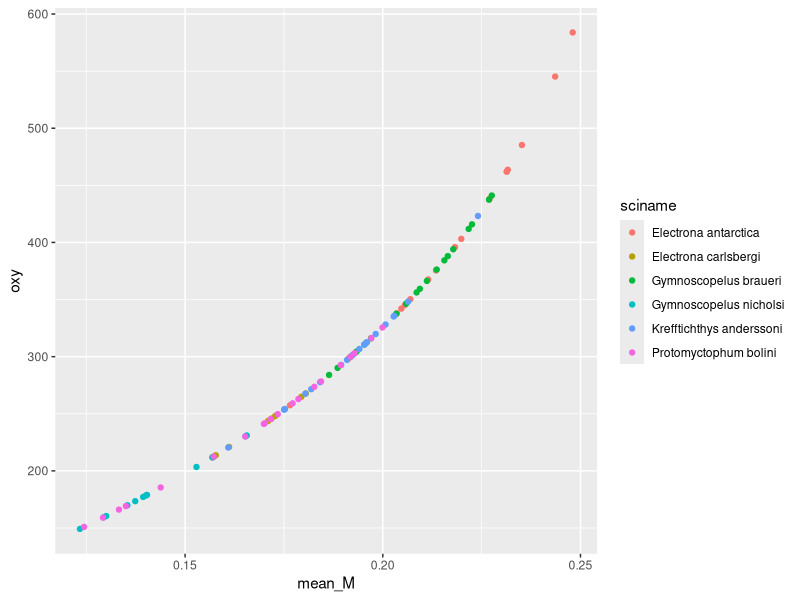
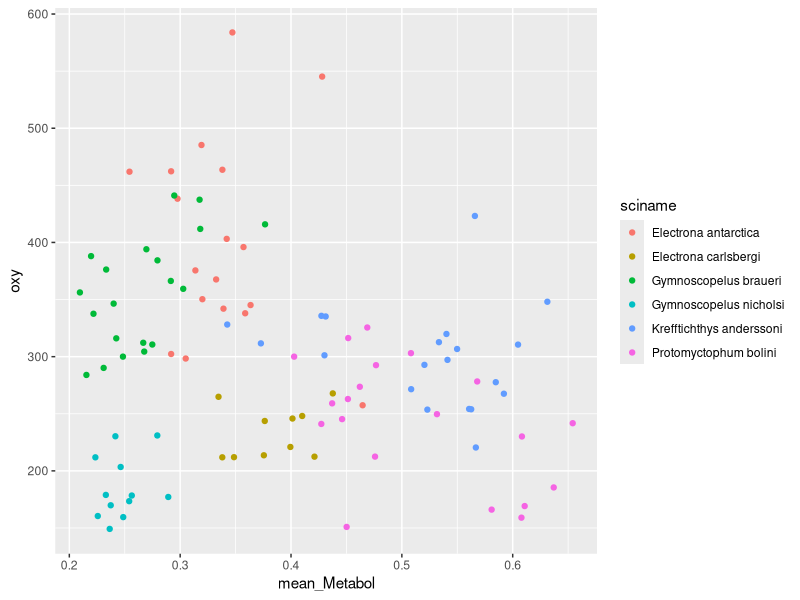

These charts were generated, in order, by the following R code: (Note: this script raises an error after producing the figures.)
#### M Conversion ####

library(tidyverse)

# Read in file

myct <- read.csv("Data/Myctophids_M_Temp_Bel.csv")

# Select M values

M_oto <- select(myct, sciname, Weight.x, mean_M, mean_Metabol)

# Convert

C <- 27.46 # Upper bound
k <- 0.004 # Decay constant
M_oto$a <- M_oto$mean_M*100/C
M_oto$oxy <- -(log(1-M_oto$a)/k)

# Function

mg_kg <- function(C_resp){
  C <- 27.46 # Upper bound
  k <- 0.004 # Decay constant
  a <- C_resp/C
  mg_kg <- -(log(1-a)/k)
  print(mg_kg)
}

mg_kg(14.42)

# Basic stats

M_oto <- na.omit(M_oto)
min(M_oto$oxy)
max(M_oto$oxy)
mean(M_oto$oxy)
sd(M_oto$oxy)

# Plot

ggplot(M_oto, aes(x = mean_M, y = oxy, colour = sciname)) +
  geom_point()

ggplot(M_oto, aes(x = mean_Metabol, y = oxy, colour = sciname)) +
  geom_point()

# Conversion

0.39 # mean calculated from Belcher ul/mg
b <- 0.39 * 1e+6 # ul/kg
b * 0.001309 # mg/kg

ul_mg <- function(ul){
  b <- ul * 1e6
  mg <- b * 0.001368
  print(mg)
}

ul_mg(1.41)/12

ul_mg(min(M_oto$mean_Metabol))
ul_mg(max(M_oto$mean_Metabol))
ul_mg(mean(M_oto$mean_Metabol))
ul_mg(sd(M_oto$mean_Metabol))

# Convert to Cresp

C_resp <- function(mg_kg){
  C <- 27.46
  k <- 0.004
  C_resp <- C*(1 - exp(1)^(-k*mg_kg))
  print(C_resp)
}

C_resp(371.64)

# Get Belcher averages per species

Bel_means <- aggregate(myct[,72], list(myct$sciname), mean, na.rm = TRUE)

# Convert to mg_kg

Bel_means$mg_kg <- ul_mg(Bel_means$x)

# Convert to Cresp

Bel_means$C_resp <- C_resp(Bel_means$mg_kg)
